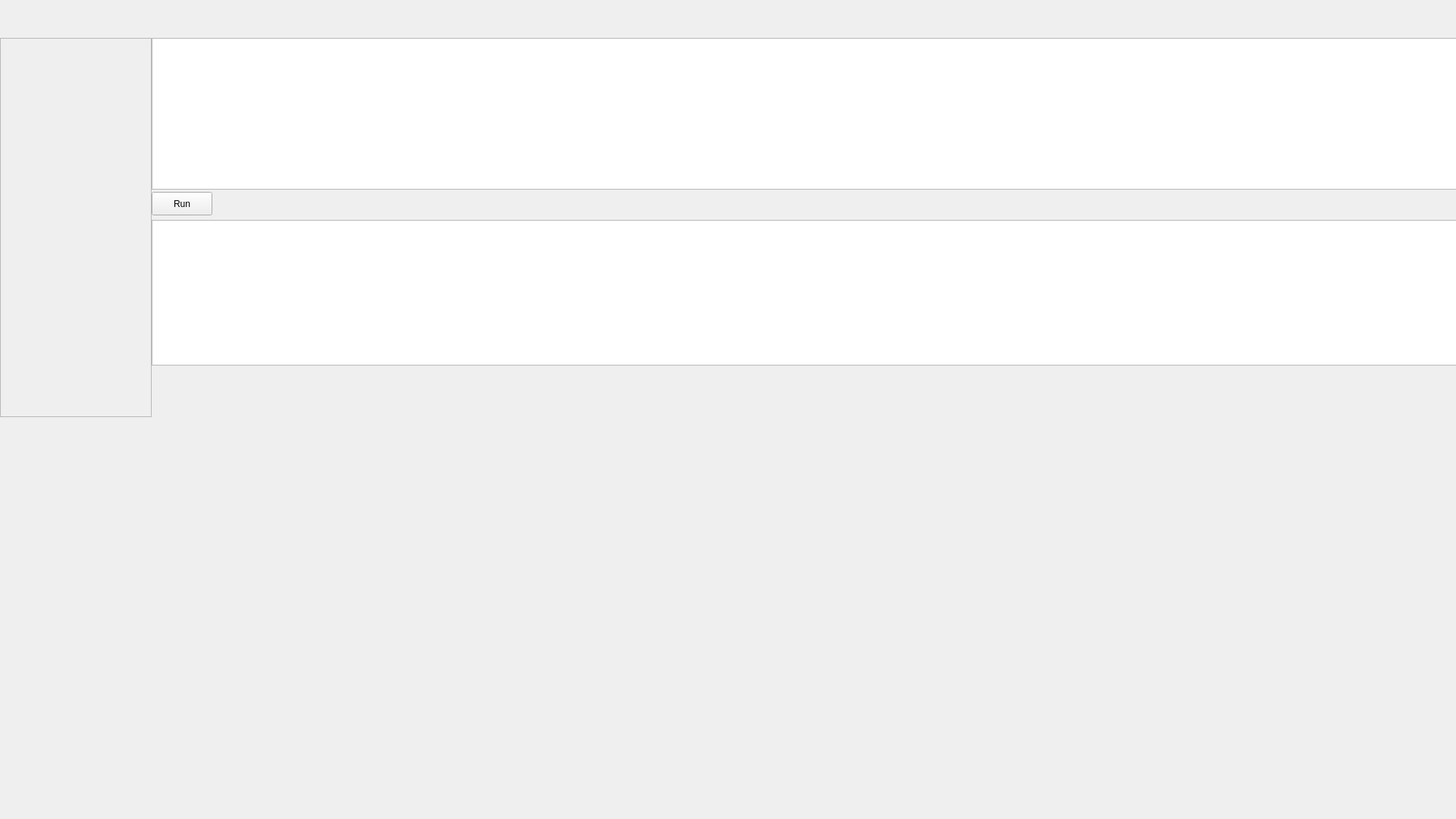
<?xml version="1.0" encoding="UTF-8"?>
<ui version="4.0">
 <class>DatabaseScreen</class>
 <widget class="QMainWindow" name="DatabaseScreen">
  <property name="geometry">
   <rect>
    <x>0</x>
    <y>0</y>
    <width>1920</width>
    <height>1080</height>
   </rect>
  </property>
  <property name="windowTitle">
   <string>MainWindow</string>
  </property>
  <widget class="QWidget" name="centralwidget">
   <widget class="QTextEdit" name="textEdit">
    <property name="geometry">
     <rect>
      <x>200</x>
      <y>50</y>
      <width>1770</width>
      <height>200</height>
     </rect>
    </property>
   </widget>
   <widget class="QFrame" name="frame">
    <property name="geometry">
     <rect>
      <x>0</x>
      <y>50</y>
      <width>200</width>
      <height>500</height>
     </rect>
    </property>
    <property name="frameShape">
     <enum>QFrame::StyledPanel</enum>
    </property>
    <property name="frameShadow">
     <enum>QFrame::Raised</enum>
    </property>
   </widget>
   <widget class="QTableWidget" name="tableWidget">
    <property name="geometry">
     <rect>
      <x>200</x>
      <y>290</y>
      <width>1770</width>
      <height>192</height>
     </rect>
    </property>
   </widget>
   <widget class="QPushButton" name="pushButton">
    <property name="geometry">
     <rect>
      <x>200</x>
      <y>253</y>
      <width>80</width>
      <height>31</height>
     </rect>
    </property>
    <property name="text">
     <string>Run</string>
    </property>
   </widget>
  </widget>
  <widget class="QMenuBar" name="menubar">
   <property name="geometry">
    <rect>
     <x>0</x>
     <y>0</y>
     <width>1920</width>
     <height>21</height>
    </rect>
   </property>
  </widget>
 </widget>
 <resources/>
 <connections/>
</ui>
